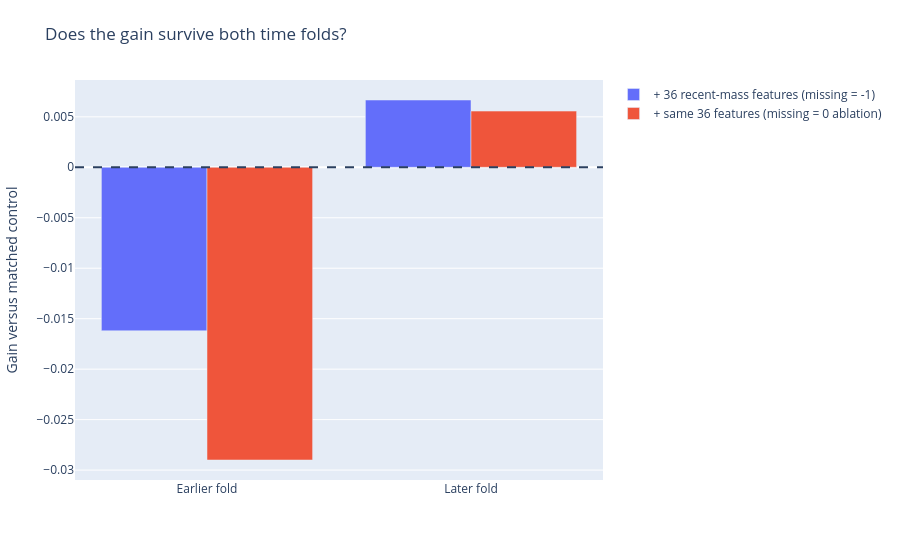

The notebook cell saved with this chart:
### Markdown cell above
## Temporal-fold stability

### Code cell
view.show_chart(3)

### Figure 1 — Plotly figure (JSON) as saved in the notebook; plotly's stock layout.template omitted (floating-point values rounded to 4 significant figures)
{"data": [{"name": "+ 36 recent-mass features (missing = -1)", "type": "bar", "x": ["Earlier fold", "Later fold"], "y": [-0.0162, 0.006667]}, {"name": "+ same 36 features (missing = 0 ablation)", "type": "bar", "x": ["Earlier fold", "Later fold"], "y": [-0.029, 0.005568]}], "layout": {"barmode": "group", "margin": {"b": 80, "l": 65, "r": 35, "t": 80}, "shapes": [{"line": {"dash": "dash"}, "type": "line", "x0": 0, "x1": 1, "xref": "x domain", "y0": 0, "y1": 0, "yref": "y"}], "title": {"text": "Does the gain survive both time folds?"}, "yaxis": {"title": {"text": "Gain versus matched control"}}}}
